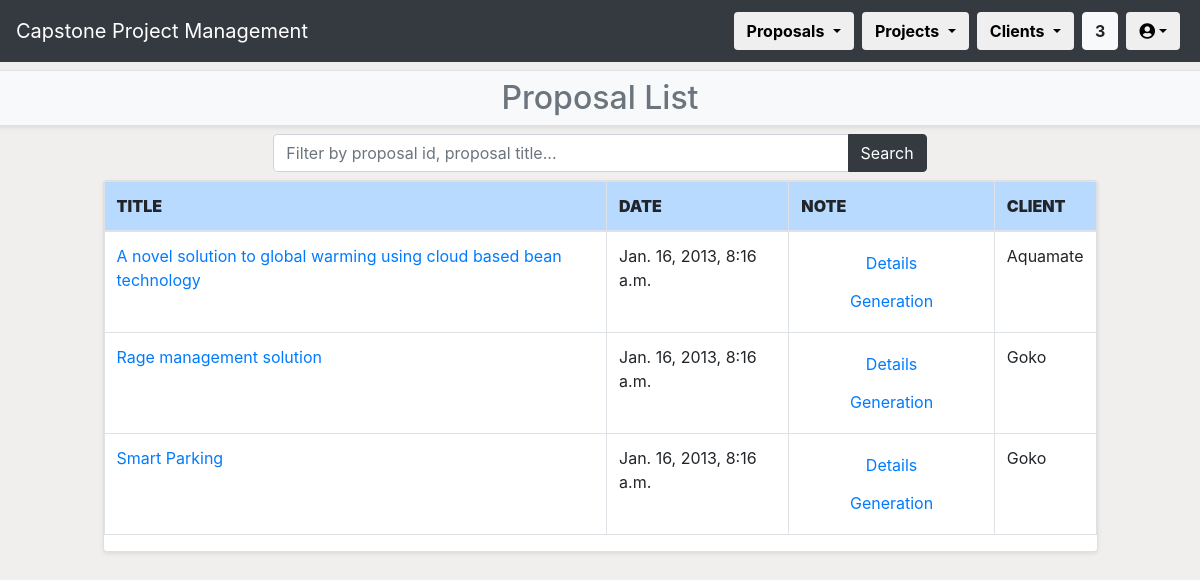
Page /CPPMS/proposal/proposal_list/ (signed in) on the earlier database version.
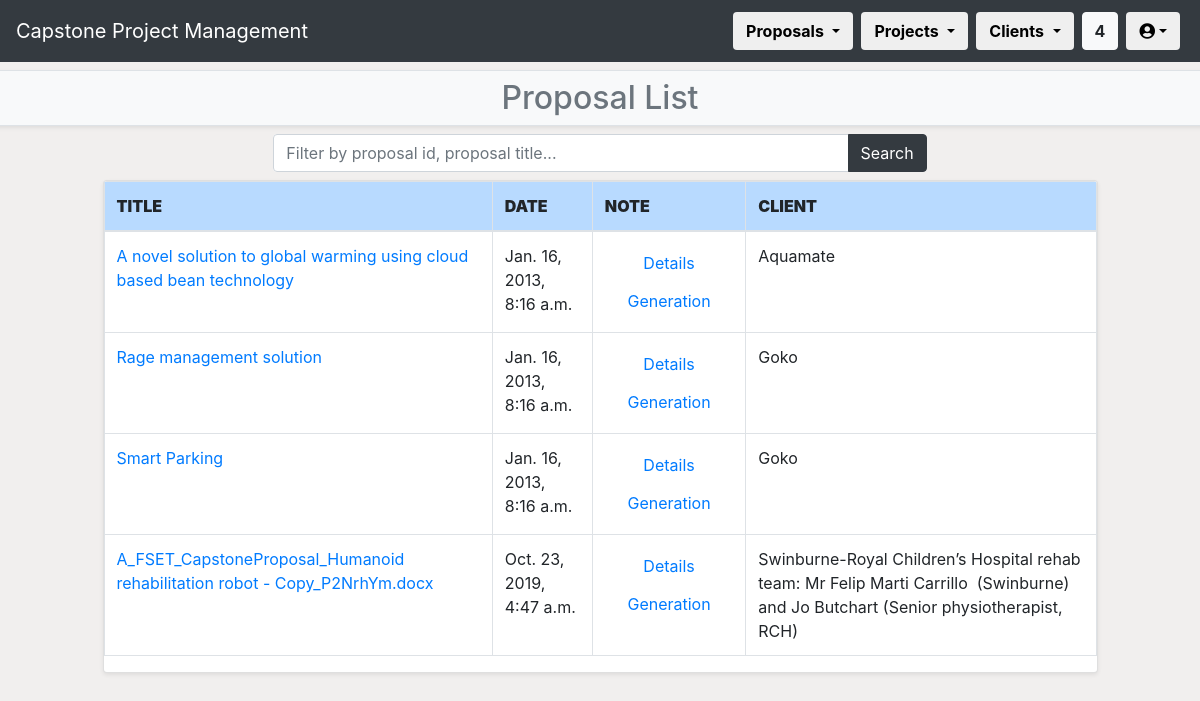
Same page on the later database version.
### CPPMS/models.py (models this page shows, shortened)
class Proposal(models.Model):
    title = models.CharField(max_length=128, default="")
    created_at = models.DateTimeField(auto_now_add=True)
    updated_at = models.DateTimeField(auto_now=True)
    desc = models.TextField(default="")
    status = models.CharField(max_length=255, default="")
    spec = models.TextField(default="")
    skills = models.TextField(default="")
    env = models.TextField(default="")
    res = models.TextField(default="")
    client = models.ForeignKey(
        Client,
        on_delete=models.CASCADE,
        blank=True,
        null=True,
        related_name="proposals"
    )
    external_supervisor = models.ForeignKey(
        External_Supervisor,
        models.SET_NULL,
        blank=True,
        null=True,
        related_name="proposals"
    )
    proposal_incoming = models.ForeignKey(
        Incoming_Proposal,
        models.SET_NULL,
        blank=True,
        null=True
    )
    contact = models.ForeignKey(
        Contact,
        models.SET_NULL,
        blank=True,
        null=True,
        related_name="proposals"
    )
    pass

class Client(models.Model):
    name = models.CharField(max_length=128, default="", unique=True)
    created_at = models.DateTimeField(auto_now_add=True)
    updated_at = models.DateTimeField(auto_now=True)
    address = models.CharField(max_length=255, default="")
    website = models.CharField(max_length=255, default="")
    desc = models.TextField(default="")
    pass
    def __str__(self):
        return self.name

### CPPMS/views.py (the view)
# urls.py: path("proposal/proposal_list/", views.proposal_list, name="proposal_list"),
@login_required(login_url="/CPPMS/login/")
def proposal_list(request):
    username = request.user.first_name + " " + request.user.last_name
    count()
    title = "List of Proposals"
    if request.method == "POST":
        filter_value = request.POST.get("proposal_list")
    else:
        filter_value = ""
    proposal_list = Proposal.objects.all()
    if filter_value:
        proposal_filter = proposal_list.filter(
            Q(pk__icontains=filter_value) | Q(title__icontains=filter_value)
        )
    else:
        proposal_filter = proposal_list.all()
    return render(
        request,
        "proposal_list.html",
        {
            "count": count,
            "proposal_filter": proposal_filter,
            "filter_value": filter_value,
            "username": username,
            "title":title
        }
    )

### CPPMS/views.py (called while the page is built)
def count():
    count = []
    count_web = Incoming_Proposal.proposals.all().count()
    count_word = Upload_Proposal.objects.all().count()
    count_all = count_web + count_word
    count_all_proposal = Proposal.objects.all().count()
    count_all_client = Client.objects.all().count()
    count = [count_web, count_word, count_all,count_all_proposal,count_all_client]
    return count

### CPPMS/templates/proposal_list.html (shortened to what this page needs)
{% extends "proposal.html" %}
{% block sub-page_content %}
{% if not messages %}
<h2>Proposal List</h2>
{% else %}
<h2>Proposal List</h2>
{% for message in messages %}<li>{{ message }}</li>{% endfor %}
{% endif %}
{% endblock %}
{% block page_detail_content %}
<div class="row mb-2">
    <div class="col-md-1"></div>
    <div class="col">
        <div class="row mb-2">
            <div class="col-sm-2"></div>
            <div class="col">
                <form method="POST" class="form bg-white rounded">
                    <div class="input-group">
                        <input id="txtSearch3" type="text" class="form-control" placeholder="Filter by proposal id, proposal title..." name="proposal_list" value="{{ filter_value }}" />
                        <div class="input-group-append">
                            <button class="btn btn-dark" type="submit">Search</button>
                        </div>
                    </div>
                </form>
            </div>
            <div class="col-sm-2"></div>
        </div>
        <div class="row mb-2">
            <div class="col">
                <div class="table-responsive card shadow-sm">
                    <table class="table table-bordered table-hover">
                        <thead>
                            <tr class="table-primary">
                                <th scope="col"><strong>TITLE</strong></th>
                                <th scope="col"><strong>DATE</strong></th>
                                <th scope="col"><strong>NOTE</strong></th>
                                <th scope="col"><strong>CLIENT</strong></th>
                            </tr>
                        </thead>
                        <tbody>
                            {% for proposal in proposal_filter %}
                            <tr scope="row">
                                <td><a href="proposal_progress/{{ proposal.pk }}">{{ proposal.title }}</a></td>
                                <td>{{ proposal.created_at }}</td>
                                <td style="text-align:center">
                                    <a class="btn" role="button" type="submit" name="proposal" value="proposal" data-toggle="tooltip" title="Proposal" href="proposal_detail/{{ proposal.pk }}">Details</a>
                                    <a class="btn" role="button" type="submit" name="project" value="project" data-toggle="tooltip" title="Project" href="{% url 'generation_list' title=proposal.title %}">Generation</a>
                                </td>
                                <td>{{ proposal.client }}</td>
                            </tr>
                            {% endfor %}
                        </tbody>
                    </table>
                </div>
            </div>
        </div>
    </div>
    <div class="col-md-1"></div>
</div>
{% endblock %}

Differences in the rows shown:
added Proposal: title "A_FSET_CapstoneProposal_Humanoid rehabilitation robot - Copy_P2NrhYm.docx", created_at "Oct. 23, 2019, 4:47 a.m.", client "Swinburne-Royal Children’s Hospital rehab team: Mr Felip Marti Carrillo (Swinburne) and Jo Butchart (Senior physiotherapist, RCH)"
Other differences:
{{ count.2 }}: "3" → "4"
